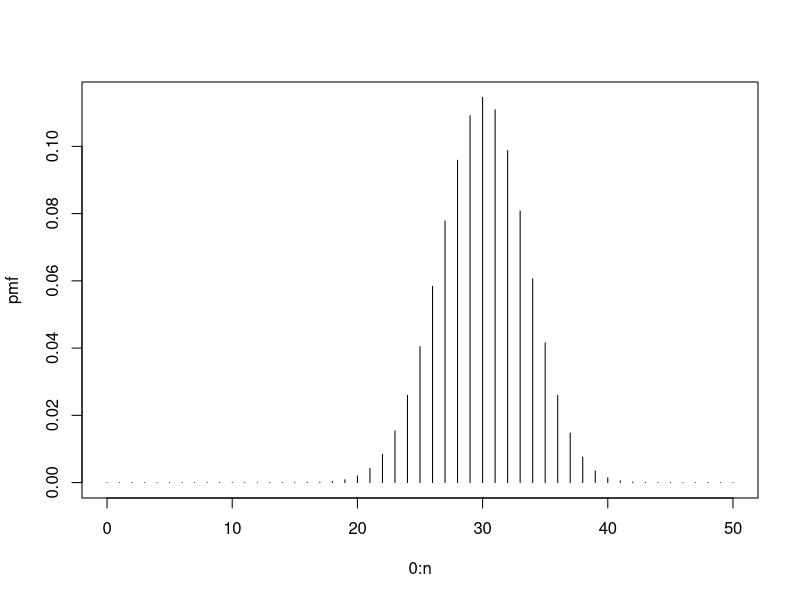
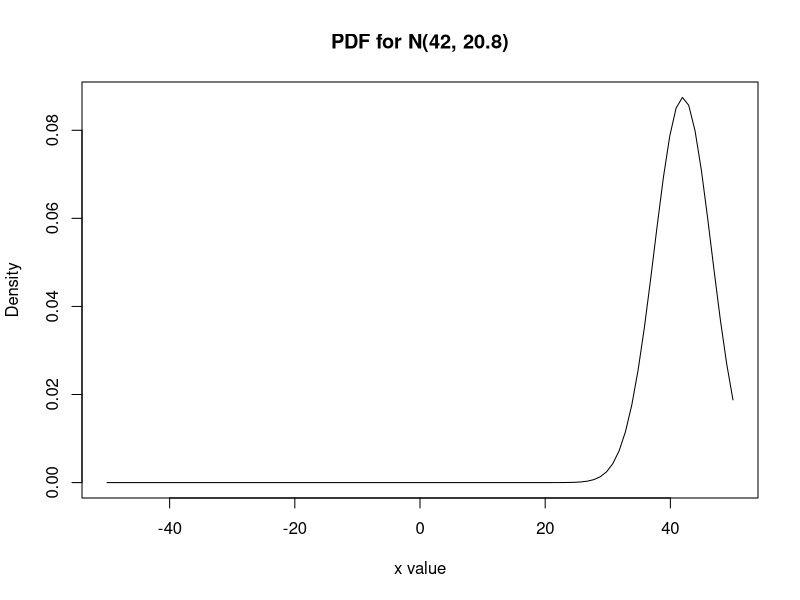
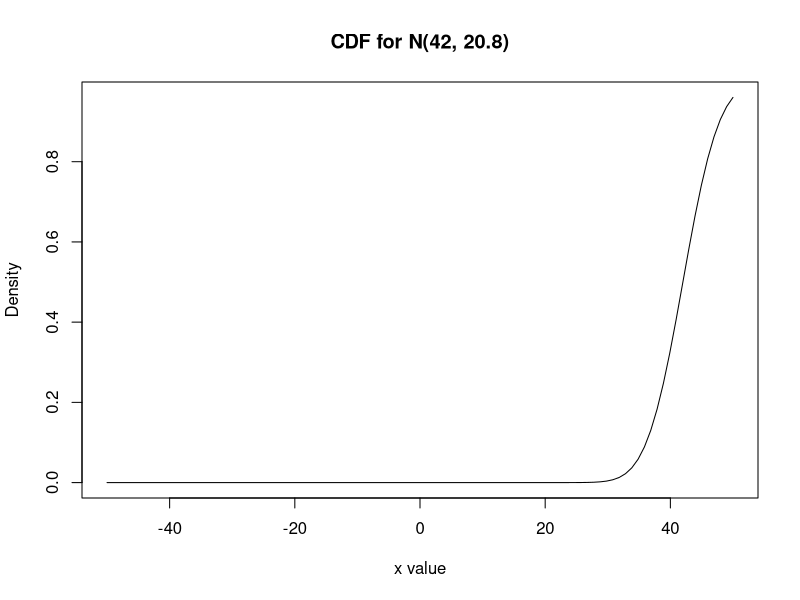
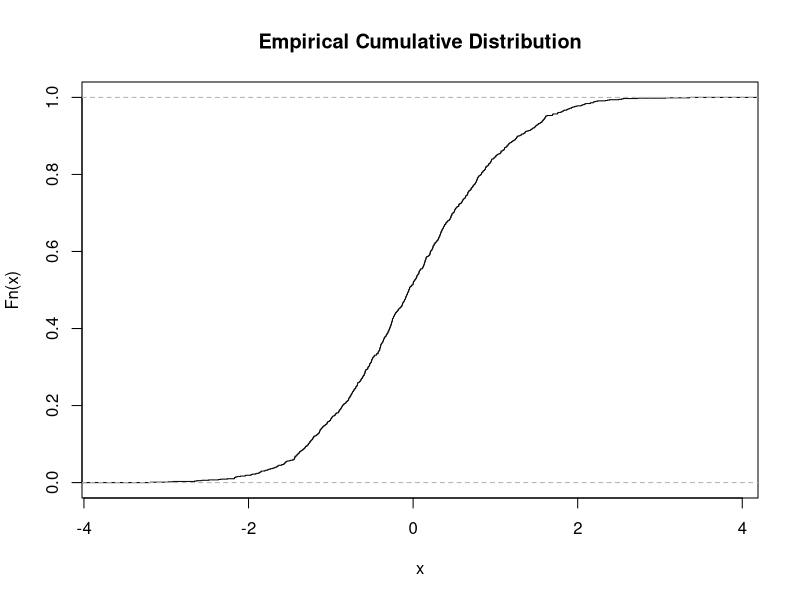
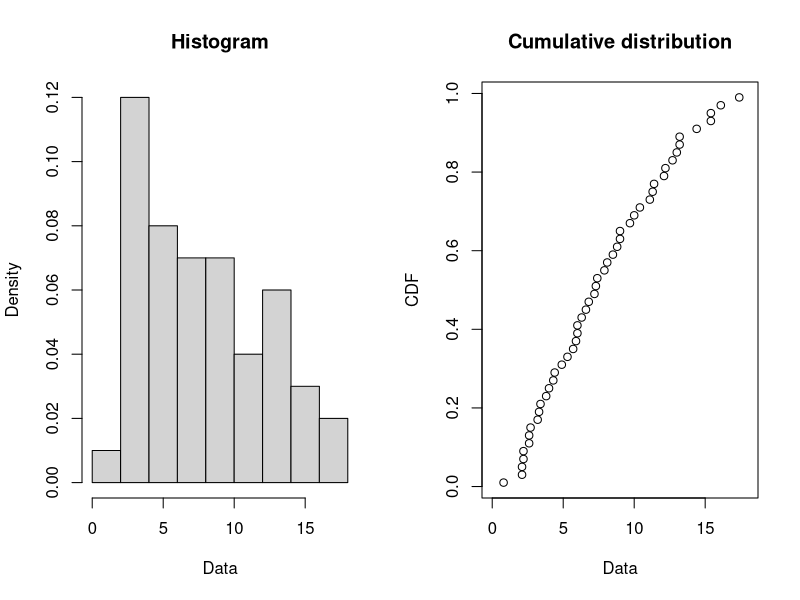
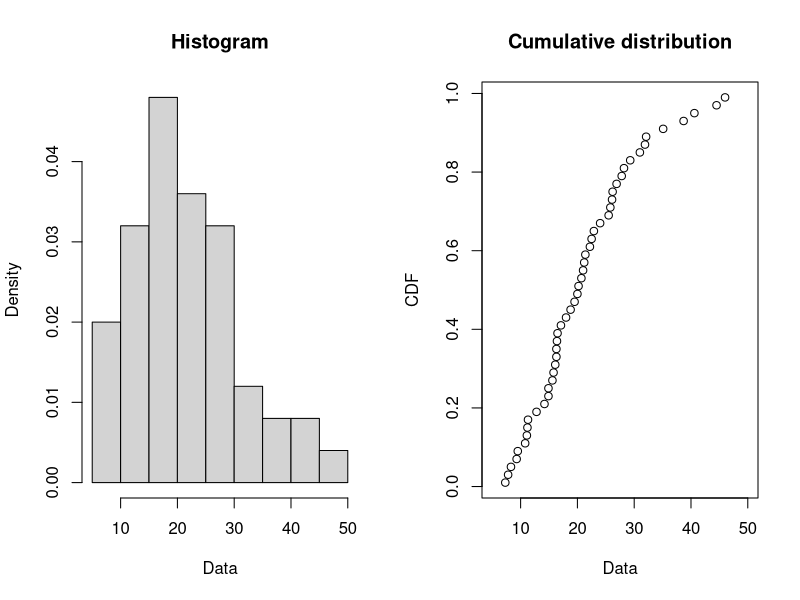
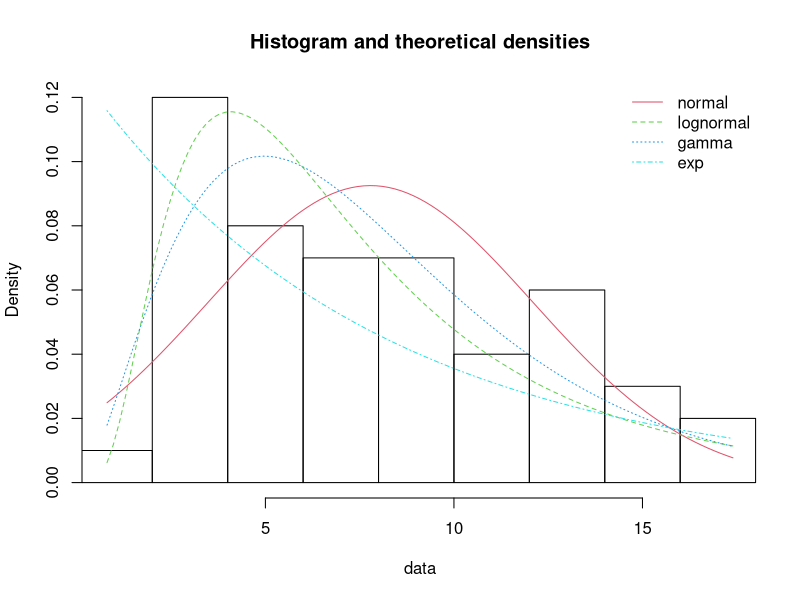
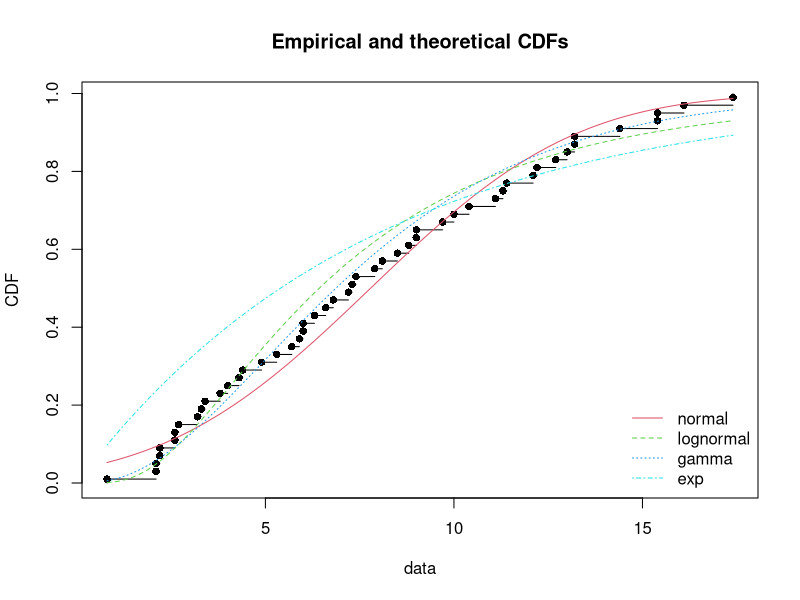

These figures' R source, in order:
###################################################################
#Exercise 1
###################################################################
# Suppose you roll an unfair die 50 times with the probability of obtaining ???6??? equal to 0.6 
# (i.e. we deal with binomial distribution with n=50 and p=0.6). 
# a)	Plot the probability density function for this distribution
# b)	What is the probability of obtaining more than 40 times ???6????
n <- 50 #50 times rolling of a die
pmf <- dbinom(0:n, n, 0.6) #pdf for 50 times of Binomial rv with p=0.6 
plot (0:n, pmf, type = 'h')

# hocanýn çözümü yanlýþ cbinom diye bir þey yok
#a <- cbinom(40, 50, 0.6)  #probabilty of having <=40
#1-a #probability of having more than 40

# UDEMY R KURSU VIDEO 124
pbinom(q = 40, size = 50, prob = 0.6, lower.tail = FALSE)

###################################################################
# Exercise 2
###################################################################
# A study on birds collects information such as the length of their eggs (in mm). 
# Assume that the length is normally distributed with mean = 42.1mm and sd = 20.82. 
# a)	What is the probability of finding an egg with a length greater than 50 mm?
# b)	 What is the probability of finding an egg between 30 and 40 mm in length?
# c)	 generate probability distribution and cumulative distribution functions for this distribution 
# and show graphically probabilities you calculated in points (a) and (b)

# probability of finding an egg with a length <50 mm
b <- pnorm(50, 42, sqrt(20.8))
# probability of finding an egg with a length greater than 50 mm
1 - b

# AS AN ALTERNATIVE TO SOLUTION UP
b <- pnorm(50, 42, sqrt(20.8), lower.tail = FALSE )

#  probability of finding an egg with a length <40 mm
c <- pnorm(40, 42, sqrt(20.8) )
#  probability of finding an egg with a length <30 mm
d <- pnorm(30, 42, sqrt(20.8) )
# probability of finding an egg between 30 and 40 mm in length?
c-d


#generate a graph of pdf 
# PROBABILITY DISTRIBUTION DERSE DNOM - CUMULATIVE DISTRIBUTION DERSE PNOM
X1 <- seq(-50, 50, length=100)
pdf_norm=dnorm(X1, 42, sqrt(20.8))
plot(X1, pdf_norm, type="l", lty=1, xlab="x value",
     ylab="Density", main="PDF for N(42, 20.8)")
  
#generate a graph of cdf 
cdf_norm <- pnorm(X1, 42, sqrt(20.8))
plot(X1, cdf_norm, type="l", lty=1, xlab="x value",
     ylab="Density", main="CDF for N(42, 20.8)")

###################################################################
# Exercise 3
###################################################################
# Generate 1000 random numbers from a standard normal distribution. 
# Plot the empirical cumulative distribution function of your sample (use ecdf fuction). 
# What is the value of the ecdf for the random number of 0? What does it mean?
normal_numbers <- rnorm(1000, 0,1)
normal_ecdf <- ecdf(normal_numbers)
normal_ecdf(0)
plot(normal_ecdf, main = 'Empirical Cumulative Distribution')

# NORMALLY DISTRIBUTED DATA WITH MEAN = 0 MEANS HALF OF THE DATA IS LESS THAN 0
# ECDF VALUE FOR 0 SHOWS US 0.512. WE CAN SAY THAT WITH THE HELP OF THIS VALUE AND GRAPH
# (ALWAYS DRAW A GRAPH FOR BETTER UNDERSTANDING) %51.2 OF VALUES BELOW THAN ZERO
# WHICH MEANS OUR DATA IS DISTRIBUTED. ECDS IS A COOL WAY FOR EDA

###################################################################
# Exercise 4
###################################################################
# Use the data on crime rates in the US that are available in R (USArrests). 
# a)	Plot the distribution of murders and rapes in the US
# b)	Fit the distribution for these two variables. Try different distributions we covered during the class. 
library(datasets)
Data <- USArrests  #get the data
str(USArrests) #check the data

library(fitdistrplus)
murder  <- USArrests$Murder
rape <- USArrests$Rape

plotdist(murder, histo=TRUE, demp=FALSE)
plotdist(rape, histo=TRUE, demp=FALSE)


#fit the distributions
fit_n_murder <- fitdist(murder, "norm")
fit_ln_murder <- fitdist(murder, "lnorm")
fit_g_murder  <- fitdist(murder, "gamma")
fit_x_murder  <- fitdist(murder, "exp")

fit_n_rape<- fitdist(rape, "norm")
fit_ln_rape <- fitdist(rape, "lnorm")
fit_g_rape  <- fitdist(rape, "gamma")
fit_x_rape  <- fitdist(rape, "exp")

plot.legend <- c("normal", "lognormal", "gamma", "exp")
denscomp(list(fit_n_murder, fit_ln_murder, fit_g_murder, fit_x_murder), legendtext = plot.legend)
cdfcomp (list(fit_n_murder, fit_ln_murder, fit_g_murder, fit_x_murder), legendtext = plot.legend)

plot.legend <- c("normal", "lognormal", "gamma", "exp")
denscomp(list(fit_n_rape, fit_ln_rape, fit_g_rape, fit_x_rape), legendtext = plot.legend)
cdfcomp (list(fit_n_rape, fit_ln_rape, fit_g_rape, fit_x_rape), legendtext = plot.legend)
